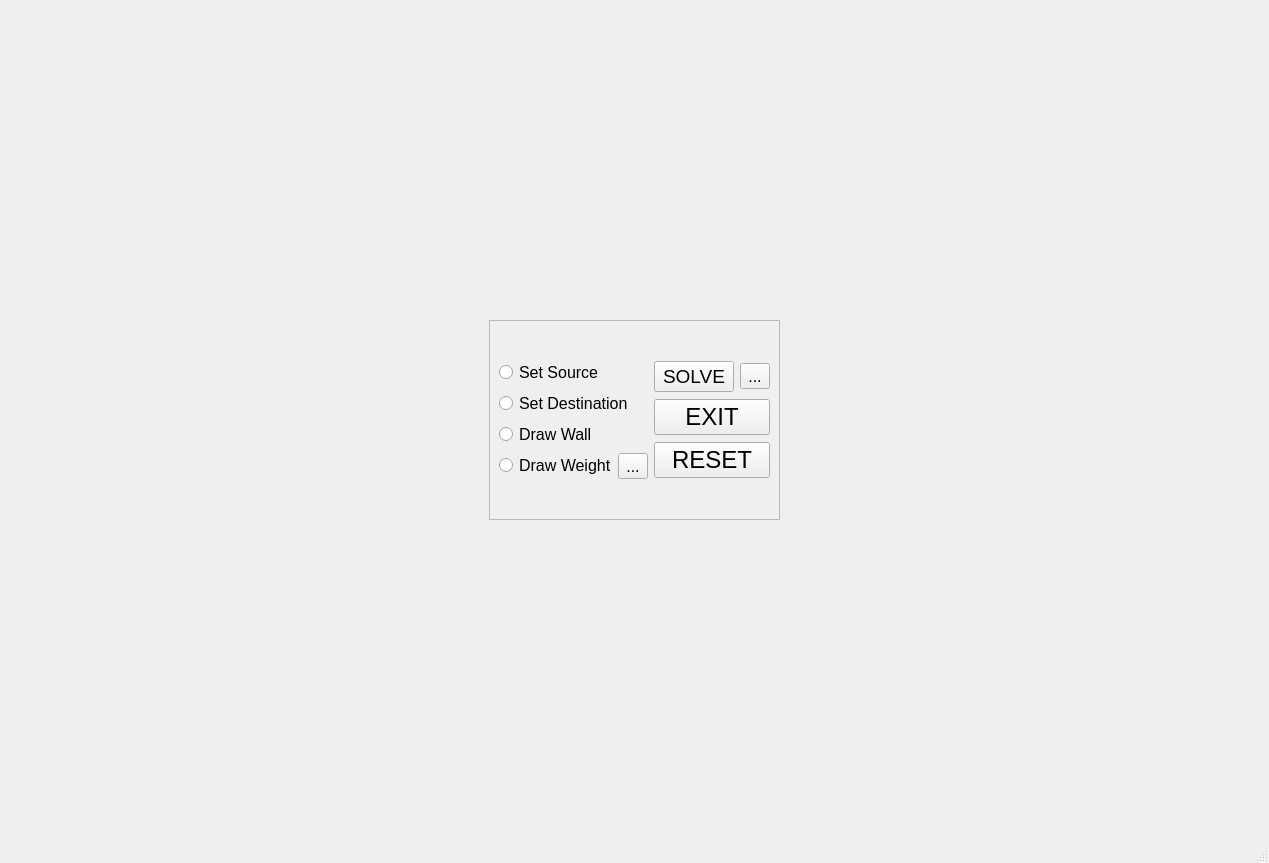
<?xml version="1.0" encoding="UTF-8"?>
<ui version="4.0">
 <class>MainWindow</class>
 <widget class="QMainWindow" name="MainWindow">
  <property name="geometry">
   <rect>
    <x>0</x>
    <y>0</y>
    <width>1269</width>
    <height>863</height>
   </rect>
  </property>
  <property name="windowTitle">
   <string>AutoMaze</string>
  </property>
  <widget class="QWidget" name="centralwidget">
   <layout class="QGridLayout" name="gridLayout_3">
    <item row="0" column="1">
     <widget class="QFrame" name="frame">
      <property name="sizePolicy">
       <sizepolicy hsizetype="Fixed" vsizetype="Fixed">
        <horstretch>0</horstretch>
        <verstretch>0</verstretch>
       </sizepolicy>
      </property>
      <property name="minimumSize">
       <size>
        <width>150</width>
        <height>200</height>
       </size>
      </property>
      <property name="frameShape">
       <enum>QFrame::StyledPanel</enum>
      </property>
      <property name="frameShadow">
       <enum>QFrame::Raised</enum>
      </property>
      <layout class="QGridLayout" name="gridLayout_2">
       <item row="1" column="1">
        <layout class="QVBoxLayout" name="verticalLayout">
         <item>
          <layout class="QHBoxLayout" name="horizontalLayout_2">
           <item>
            <widget class="QPushButton" name="SolveBtn">
             <property name="font">
              <font>
               <pointsize>14</pointsize>
              </font>
             </property>
             <property name="text">
              <string>SOLVE</string>
             </property>
            </widget>
           </item>
           <item>
            <widget class="QToolButton" name="AlgorithmSelMenu">
             <property name="font">
              <font>
               <pointsize>12</pointsize>
              </font>
             </property>
             <property name="text">
              <string>...</string>
             </property>
            </widget>
           </item>
          </layout>
         </item>
         <item>
          <widget class="QPushButton" name="ExitBtn">
           <property name="font">
            <font>
             <pointsize>18</pointsize>
            </font>
           </property>
           <property name="text">
            <string>EXIT</string>
           </property>
          </widget>
         </item>
         <item>
          <widget class="QPushButton" name="ResetBtn">
           <property name="font">
            <font>
             <pointsize>18</pointsize>
            </font>
           </property>
           <property name="text">
            <string>RESET</string>
           </property>
          </widget>
         </item>
        </layout>
       </item>
       <item row="1" column="0">
        <layout class="QGridLayout" name="gridLayout">
         <item row="0" column="0">
          <widget class="QRadioButton" name="SetSourceRadio">
           <property name="font">
            <font>
             <pointsize>12</pointsize>
            </font>
           </property>
           <property name="text">
            <string>Set Source</string>
           </property>
          </widget>
         </item>
         <item row="3" column="0">
          <layout class="QHBoxLayout" name="horizontalLayout">
           <property name="spacing">
            <number>1</number>
           </property>
           <item>
            <widget class="QRadioButton" name="SetWeightRadio">
             <property name="enabled">
              <bool>true</bool>
             </property>
             <property name="font">
              <font>
               <pointsize>12</pointsize>
              </font>
             </property>
             <property name="text">
              <string>Draw Weight</string>
             </property>
            </widget>
           </item>
           <item>
            <widget class="QToolButton" name="WeightSelMenu">
             <property name="font">
              <font>
               <pointsize>12</pointsize>
              </font>
             </property>
             <property name="text">
              <string>...</string>
             </property>
            </widget>
           </item>
          </layout>
         </item>
         <item row="2" column="0">
          <widget class="QRadioButton" name="SetWallRadio">
           <property name="font">
            <font>
             <pointsize>12</pointsize>
            </font>
           </property>
           <property name="text">
            <string>Draw Wall</string>
           </property>
          </widget>
         </item>
         <item row="1" column="0">
          <widget class="QRadioButton" name="SetDestRadio">
           <property name="font">
            <font>
             <pointsize>12</pointsize>
            </font>
           </property>
           <property name="text">
            <string>Set Destination</string>
           </property>
          </widget>
         </item>
        </layout>
       </item>
      </layout>
     </widget>
    </item>
    <item row="0" column="0">
     <layout class="QGridLayout" name="render">
      <property name="sizeConstraint">
       <enum>QLayout::SetFixedSize</enum>
      </property>
     </layout>
    </item>
   </layout>
  </widget>
  <widget class="QMenuBar" name="menubar">
   <property name="geometry">
    <rect>
     <x>0</x>
     <y>0</y>
     <width>1269</width>
     <height>22</height>
    </rect>
   </property>
  </widget>
  <widget class="QStatusBar" name="statusbar"/>
 </widget>
 <resources/>
 <connections/>
</ui>
